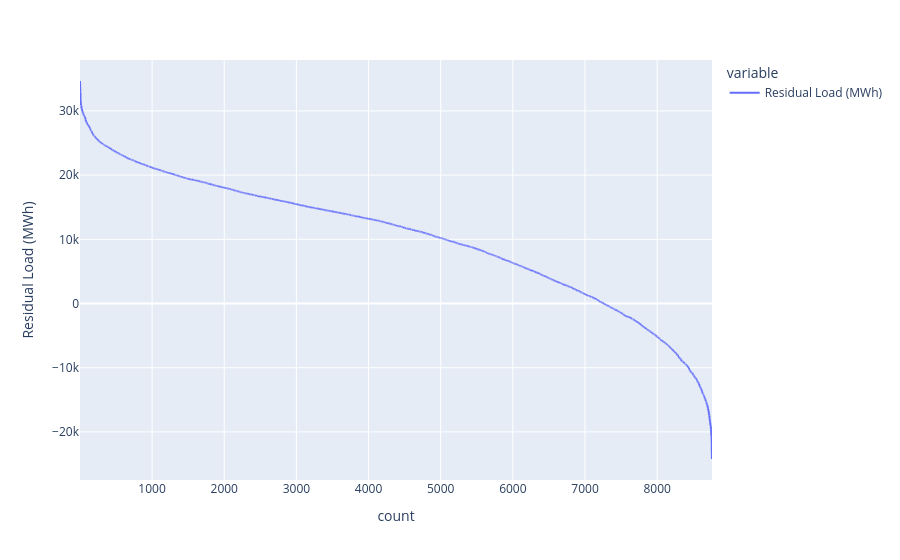

The code cell stored with this chart in its notebook:
### Code cell
# Plot the LDC of the residual load
plot_load_duration_curve(dataframe=residual_load.to_frame(name='Residual Load (MWh)'),
                         plot_export_path='results/default_residual_load.html',
                         y_label='Residual Load (MWh)')

### Figure 1 — Plotly figure (JSON) as saved in the notebook; plotly's stock layout.template omitted (floating-point values rounded to 4 significant figures; data arrays with more than 128 entries replaced by an {"elided": "..."} marker saying what was removed)
{"data": [{"hovertemplate": "variable=Residual Load (MWh)<br>index=%{x}<br>value=%{y}<extra></extra>", "legendgroup": "Residual Load (MWh)", "line": {"color": "#636efa", "dash": "solid"}, "marker": {"symbol": "circle"}, "mode": "lines", "name": "Residual Load (MWh)", "showlegend": true, "type": "scattergl", "x": {"elided": "8760 int values"}, "xaxis": "x", "y": {"elided": "8760 float values"}, "yaxis": "y"}], "layout": {"legend": {"title": {"text": "variable"}, "tracegroupgap": 0}, "margin": {"t": 60}, "xaxis": {"anchor": "y", "domain": [0, 1], "title": {"text": "count"}}, "yaxis": {"anchor": "x", "domain": [0, 1], "title": {"text": "Residual Load (MWh)"}}}}
